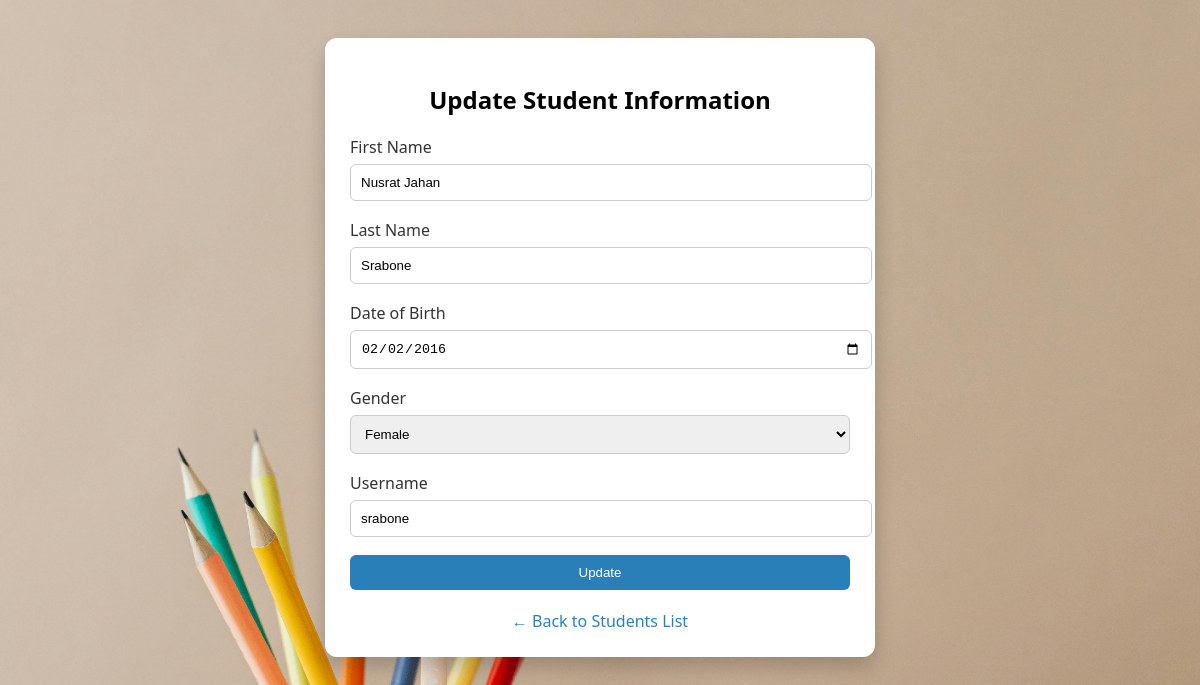
Page /update.php?id=4 on the committed database.
### tables this page shows
CREATE TABLE `students` (
  `id` int(11) NOT NULL,
  `first_name` varchar(100) DEFAULT NULL,
  `last_name` varchar(100) DEFAULT NULL,
  `dob` date DEFAULT NULL,
  `gender` varchar(20) DEFAULT NULL,
  `username` varchar(100) DEFAULT NULL,
  `password` varchar(255) DEFAULT NULL,
  `created_at` timestamp NOT NULL DEFAULT current_timestamp()
);

### update.php (the view, shortened to what this page needs)
<?php
$host = "localhost";
$user = "root";
$password = "";
$dbname = "student_db";
$conn = new mysqli($host, $user, $password, $dbname);
$id = $_GET['id'] ?? null;
$stmt = $conn->prepare("SELECT * FROM students WHERE id = ?");
$stmt->bind_param("i", $id);
$stmt->execute();
$result = $stmt->get_result();
$row = $result->fetch_assoc();
?>
<!DOCTYPE html>
<html>
<head>
</head>
<body>
    <div class="container">
        <h2>Update Student Information</h2>
        <form method="POST">
            <div class="form-group">
                <label>First Name</label>
                <input type="text" name="first_name" value="<?php echo htmlspecialchars($row['first_name']); ?>" required>
            </div>
            <div class="form-group">
                <label>Last Name</label>
                <input type="text" name="last_name" value="<?php echo htmlspecialchars($row['last_name']); ?>" required>
            </div>
            <div class="form-group">
                <label>Date of Birth</label>
                <input type="date" name="dob" value="<?php echo htmlspecialchars($row['dob']); ?>" required>
            </div>
            <div class="form-group">
                <label>Gender</label>
                <select name="gender" required>
                    <option value="Female" <?php if ($row['gender'] == "Female") echo "selected"; ?>>Female</option>
                </select>
            </div>
            <div class="form-group">
                <label>Username</label>
                <input type="text" name="username" value="<?php echo htmlspecialchars($row['username']); ?>" required>
            </div>
            <button type="submit" class="btn">Update</button>
        </form>
        <a href="student_information.php" class="back-link">← Back to Students List</a>
    </div>
</body>
</html>

### update.php (style rules this page uses)
body { font-family: 'Segoe UI', sans-serif; background: url('reg.jpg') no-repeat center center fixed; background-size: cover; padding: 30px; }
.container { background: white; padding: 25px; border-radius: 12px; max-width: 500px; margin: auto; box-shadow: 0 10px 20px rgba(0,0,0,0.2); }
h2 { text-align: center; }
.form-group { margin-bottom: 18px; }
label { display: block; margin-bottom: 6px; color: #333; }
input, select { width: 100%; padding: 10px; border: 1px solid #ccc; border-radius: 6px; }
.btn { background-color: #2980b9; color: white; padding: 10px; border: none; border-radius: 6px; width: 100%; cursor: pointer; }
.back-link { display: block; text-align: center; margin-top: 20px; color: #2980b9; text-decoration: none; }

### rows in the picture
students: first_name "Nusrat Jahan", last_name "Srabone", dob "02/02/2016", gender "Female", username "srabone"
